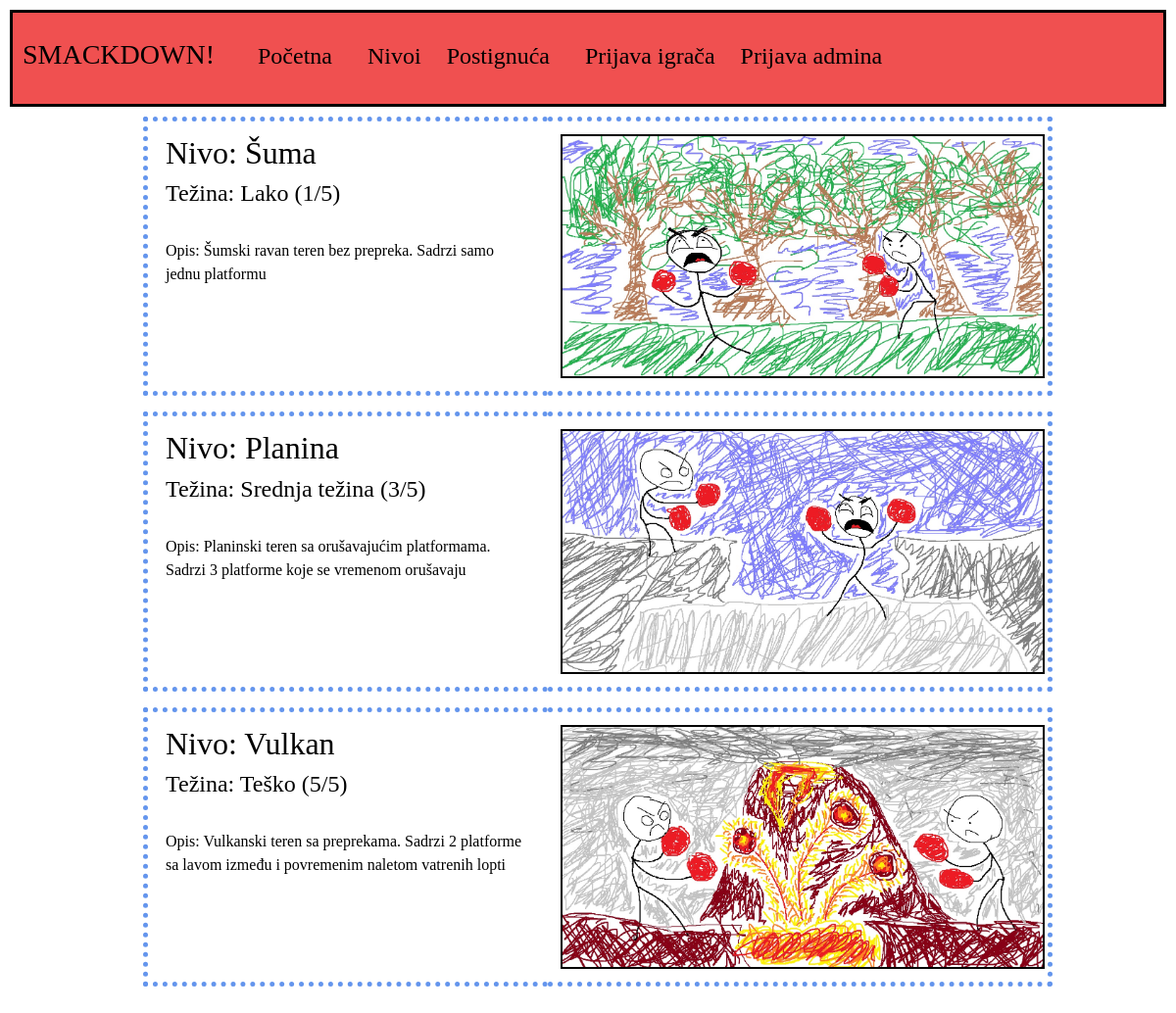
The page /nivoi.php on the database its author committed.
### tables this page shows
CREATE TABLE `nivoi` (
  `IDNivoa` int(10) UNSIGNED NOT NULL,
  `NazivNivoa` varchar(20) NOT NULL,
  `Tezina` varchar(25) NOT NULL,
  `Opis` varchar(255) NOT NULL,
  `Img` varchar(50) NOT NULL
);

### nivoi.php (the view, shortened to what this page needs)
<!DOCTYPE html>
<html lang="en">
<head>
    <link href="https://cdn.jsdelivr.net/npm/bootstrap@5.3.3/dist/css/bootstrap.min.css" rel="stylesheet">
    <link rel="stylesheet" href="./CSS/nivoi.css" type="text/css">
</head>
<body>
    <nav class="navbar navbar-expand-lg">
        <a class="navbar-brand" href="./pocetnaStranica.php"><h3>SMACKDOWN!</h3></a>
        <div class="collapse navbar-collapse" id="navbarNav">
            <ul class="navbar-nav mr-auto">
                <li class="nav-item active">
                    <a class="nav-link" href="./pocetnaStranica.php">Početna<span class="sr-only">  </span></a>
                </li>
                <li class="nav-item">
                    <a class="nav-link" href="./nivoi.php">Nivoi</a>
                </li>
                <li class="nav-item">
                    <a class="nav-link" href="./postignuca.php">Postignuća</a>
                </li>
            </ul>
            <ul class="navbar-nav ml-auto">
                <li class="nav-item">
                    <a class="nav-link" href="./loginStranica.php">Prijava igrača</a>
                </li>
                <li class="nav-item">
                    <a class="nav-link" href="./loginStranicaAdmin.php">Prijava admina</a>
                </li>
            </ul>
        </div>
    </nav>
    <div class="container">
        <div class="col-md-12 mb-4">
            <?php
                include_once ("./PHP/connection.php");
                $query = "SELECT * FROM nivoi";
                $result = $connection->query($query);
                if($result->num_rows>0)
                {
                    while($row = $result->fetch_assoc())
                    {
                        echo '<table class="table">';
                        echo '<tbody>';
                        echo '    <td class="col-md-4 mb-4">';
                        echo '      <div>';
                        echo '           <h2>Nivo: ' . $row['NazivNivoa']  . '</h2>';
                        echo '           <h4>Težina: ' . $row['Tezina'] . '</h4>';
                        echo '       </div>';
                        echo '       <div>';
                        echo '       <br>';
                        echo '           <p>Opis: ' .  $row['Opis'] . '</p>';
                        echo '       </div>';
                        echo '   </td>';
                        echo '   <td class="col-md-5 mb-4">';
                        echo '       <img src=" ' .  $row['Img'] .' " class="img-fluid gallery-image" alt=" ' .  $row['NazivNivoa'] .' ">';
                        echo '   </td>';
                        echo '</tbody>';
                        echo '</table>';
                    }
                }
            ?>
        </div>
    </div>
</body>
</html>

### CSS/nivoi.css (style rules this page uses)
* { margin: 5px; }
body { font-family:cursive; }
.navbar { background-color: rgb(240, 80, 80); border: 3px solid black; font-size: 18pt; }
.nav-item > a { margin: auto; padding: auto; -webkit-text-fill-color: black; border-bottom: 5px dotted transparent; }
.container { display: block; width: 80%; align-content:center; }
.table { border: 5px dotted cornflowerblue; }
.gallery-image { border: 2px solid black; height: auto; object-fit: cover; }

### rows shown on the page
nivoi: NazivNivoa "Šuma", Tezina "Lako (1/5)", Opis "Šumski ravan teren bez prepreka. Sadrzi samo jednu platformu", Img (picture)
nivoi: NazivNivoa "Planina", Tezina "Srednja težina (3/5)", Opis "Planinski teren sa orušavajućim platformama. Sadrzi 3 platforme koje se vremenom orušavaju", Img+NazivNivoa (picture)
nivoi: NazivNivoa "Vulkan", Tezina "Teško (5/5)", Opis "Vulkanski teren sa preprekama. Sadrzi 2 platforme sa lavom između i povremenim naletom vatrenih lopti", Img+NazivNivoa (picture)
